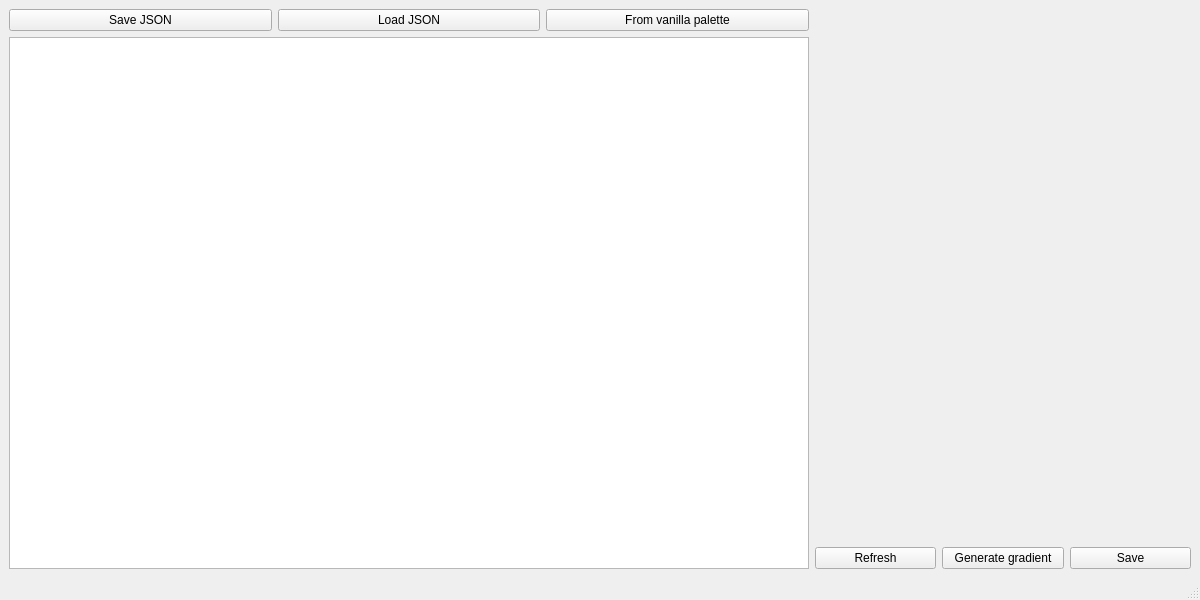
<?xml version="1.0" encoding="UTF-8"?>
<ui version="4.0">
 <class>MainWindow</class>
 <widget class="QMainWindow" name="MainWindow">
  <property name="geometry">
   <rect>
    <x>0</x>
    <y>0</y>
    <width>1200</width>
    <height>600</height>
   </rect>
  </property>
  <property name="windowTitle">
   <string>MainWindow</string>
  </property>
  <widget class="QWidget" name="centralwidget">
   <layout class="QGridLayout" name="gridLayout">
    <item row="0" column="0">
     <widget class="QPushButton" name="saveJsonBtn">
      <property name="text">
       <string>Save JSON</string>
      </property>
     </widget>
    </item>
    <item row="0" column="1">
     <widget class="QPushButton" name="loadJsonBtn">
      <property name="text">
       <string>Load JSON</string>
      </property>
     </widget>
    </item>
    <item row="0" column="2">
     <widget class="QPushButton" name="vanillaPaletteBtn">
      <property name="text">
       <string>From vanilla palette</string>
      </property>
     </widget>
    </item>
    <item row="1" column="0" rowspan="2" colspan="3">
     <widget class="QTableView" name="tableView">
      <property name="minimumSize">
       <size>
        <width>800</width>
        <height>0</height>
       </size>
      </property>
     </widget>
    </item>
    <item row="2" column="3">
     <widget class="QPushButton" name="refreshBtn">
      <property name="text">
       <string>Refresh</string>
      </property>
     </widget>
    </item>
    <item row="2" column="4">
     <widget class="QPushButton" name="gradientBtn">
      <property name="text">
       <string>Generate gradient</string>
      </property>
     </widget>
    </item>
    <item row="2" column="5">
     <widget class="QPushButton" name="saveImgBtn">
      <property name="text">
       <string>Save</string>
      </property>
     </widget>
    </item>
    <item row="0" column="3" rowspan="2" colspan="3">
     <widget class="QLabel" name="label">
      <property name="minimumSize">
       <size>
        <width>256</width>
        <height>256</height>
       </size>
      </property>
      <property name="text">
       <string/>
      </property>
      <property name="scaledContents">
       <bool>true</bool>
      </property>
      <property name="alignment">
       <set>Qt::AlignCenter</set>
      </property>
     </widget>
    </item>
   </layout>
  </widget>
  <widget class="QMenuBar" name="menubar">
   <property name="geometry">
    <rect>
     <x>0</x>
     <y>0</y>
     <width>1200</width>
     <height>27</height>
    </rect>
   </property>
  </widget>
  <widget class="QStatusBar" name="statusbar"/>
 </widget>
 <resources/>
 <connections/>
</ui>
